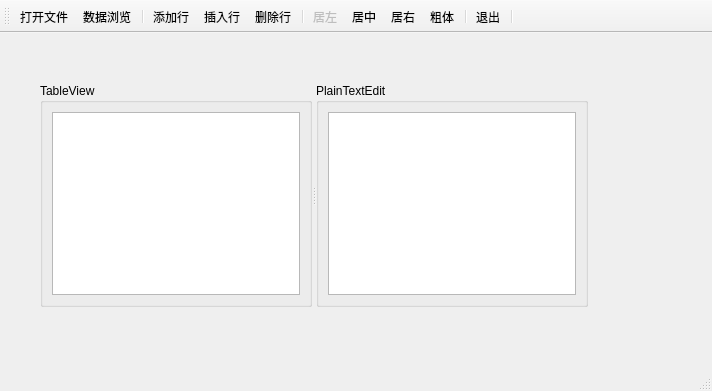
<?xml version="1.0" encoding="UTF-8"?>
<ui version="4.0">
 <class>MainWindow</class>
 <widget class="QMainWindow" name="MainWindow">
  <property name="geometry">
   <rect>
    <x>0</x>
    <y>0</y>
    <width>712</width>
    <height>391</height>
   </rect>
  </property>
  <property name="windowTitle">
   <string>MainWindow</string>
  </property>
  <widget class="QWidget" name="centralwidget">
   <widget class="QSplitter" name="splitter">
    <property name="geometry">
     <rect>
      <x>40</x>
      <y>50</y>
      <width>548</width>
      <height>224</height>
     </rect>
    </property>
    <property name="orientation">
     <enum>Qt::Horizontal</enum>
    </property>
    <widget class="QGroupBox" name="groupBox">
     <property name="title">
      <string>TableView</string>
     </property>
     <layout class="QVBoxLayout" name="verticalLayout">
      <item>
       <widget class="QTableView" name="tableView"/>
      </item>
     </layout>
    </widget>
    <widget class="QGroupBox" name="groupBox_2">
     <property name="title">
      <string>PlainTextEdit</string>
     </property>
     <layout class="QVBoxLayout" name="verticalLayout_2">
      <item>
       <widget class="QPlainTextEdit" name="plainTextEdit"/>
      </item>
     </layout>
    </widget>
   </widget>
  </widget>
  <widget class="QStatusBar" name="statusbar"/>
  <widget class="QToolBar" name="toolBar">
   <property name="windowTitle">
    <string>toolBar</string>
   </property>
   <property name="toolButtonStyle">
    <enum>Qt::ToolButtonTextUnderIcon</enum>
   </property>
   <attribute name="toolBarArea">
    <enum>TopToolBarArea</enum>
   </attribute>
   <attribute name="toolBarBreak">
    <bool>false</bool>
   </attribute>
   <addaction name="actionOpen"/>
   <addaction name="actModelData"/>
   <addaction name="separator"/>
   <addaction name="actAppend"/>
   <addaction name="actInsert"/>
   <addaction name="actDelete"/>
   <addaction name="separator"/>
   <addaction name="actAlignLeft"/>
   <addaction name="actAlignCenter"/>
   <addaction name="actAlignRight"/>
   <addaction name="actTextBold"/>
   <addaction name="separator"/>
   <addaction name="action_10"/>
   <addaction name="separator"/>
  </widget>
  <action name="actionOpen">
   <property name="checked">
    <bool>false</bool>
   </property>
   <property name="enabled">
    <bool>true</bool>
   </property>
   <property name="icon">
    <iconset resource="res.qrc">
     <normaloff>:/image/icon/icons/open.bmp</normaloff>:/image/icon/icons/open.bmp</iconset>
   </property>
   <property name="text">
    <string>打开文件</string>
   </property>
   <property name="toolTip">
    <string>打开文件</string>
   </property>
   <property name="font">
    <font>
     <family>微软雅黑</family>
    </font>
   </property>
   <property name="menuRole">
    <enum>QAction::NoRole</enum>
   </property>
  </action>
  <action name="actModelData">
   <property name="icon">
    <iconset resource="res.qrc">
     <normaloff>:/image/icon/icons/export1.bmp</normaloff>:/image/icon/icons/export1.bmp</iconset>
   </property>
   <property name="text">
    <string>数据浏览</string>
   </property>
   <property name="toolTip">
    <string>数据浏览</string>
   </property>
   <property name="menuRole">
    <enum>QAction::NoRole</enum>
   </property>
  </action>
  <action name="actAppend">
   <property name="icon">
    <iconset resource="res.qrc">
     <normaloff>:/image/icon/icons/316.bmp</normaloff>:/image/icon/icons/316.bmp</iconset>
   </property>
   <property name="text">
    <string>添加行</string>
   </property>
   <property name="toolTip">
    <string>添加行</string>
   </property>
   <property name="menuRole">
    <enum>QAction::NoRole</enum>
   </property>
  </action>
  <action name="actInsert">
   <property name="icon">
    <iconset resource="res.qrc">
     <normaloff>:/image/icon/icons/306.bmp</normaloff>:/image/icon/icons/306.bmp</iconset>
   </property>
   <property name="text">
    <string>插入行</string>
   </property>
   <property name="toolTip">
    <string>插入行</string>
   </property>
   <property name="menuRole">
    <enum>QAction::NoRole</enum>
   </property>
  </action>
  <action name="actDelete">
   <property name="icon">
    <iconset resource="res.qrc">
     <normaloff>:/image/icon/icons/delete1.bmp</normaloff>:/image/icon/icons/delete1.bmp</iconset>
   </property>
   <property name="text">
    <string>删除行</string>
   </property>
   <property name="toolTip">
    <string>删除行</string>
   </property>
   <property name="menuRole">
    <enum>QAction::NoRole</enum>
   </property>
  </action>
  <action name="actAlignLeft">
   <property name="enabled">
    <bool>false</bool>
   </property>
   <property name="icon">
    <iconset resource="res.qrc">
     <normaloff>:/image/icon/icons/508.bmp</normaloff>:/image/icon/icons/508.bmp</iconset>
   </property>
   <property name="text">
    <string>居左</string>
   </property>
   <property name="toolTip">
    <string>文字居左</string>
   </property>
  </action>
  <action name="actAlignCenter">
   <property name="enabled">
    <bool>true</bool>
   </property>
   <property name="icon">
    <iconset resource="res.qrc">
     <normaloff>:/image/icon/icons/510.bmp</normaloff>:/image/icon/icons/510.bmp</iconset>
   </property>
   <property name="text">
    <string>居中</string>
   </property>
   <property name="toolTip">
    <string>文字居中</string>
   </property>
   <property name="menuRole">
    <enum>QAction::NoRole</enum>
   </property>
  </action>
  <action name="actAlignRight">
   <property name="enabled">
    <bool>true</bool>
   </property>
   <property name="icon">
    <iconset resource="res.qrc">
     <normaloff>:/image/icon/icons/512.bmp</normaloff>:/image/icon/icons/512.bmp</iconset>
   </property>
   <property name="text">
    <string>居右</string>
   </property>
   <property name="toolTip">
    <string>文字居右</string>
   </property>
   <property name="menuRole">
    <enum>QAction::NoRole</enum>
   </property>
  </action>
  <action name="actTextBold">
   <property name="checkable">
    <bool>true</bool>
   </property>
   <property name="icon">
    <iconset resource="res.qrc">
     <normaloff>:/image/icon/icons/500.bmp</normaloff>:/image/icon/icons/500.bmp</iconset>
   </property>
   <property name="text">
    <string>粗体</string>
   </property>
   <property name="toolTip">
    <string>文字粗体</string>
   </property>
   <property name="font">
    <font>
     <family>Microsoft YaHei UI Light</family>
    </font>
   </property>
   <property name="menuRole">
    <enum>QAction::TextHeuristicRole</enum>
   </property>
  </action>
  <action name="action_10">
   <property name="icon">
    <iconset resource="res.qrc">
     <normaloff>:/image/icon/icons/exit.bmp</normaloff>:/image/icon/icons/exit.bmp</iconset>
   </property>
   <property name="text">
    <string>退出</string>
   </property>
   <property name="toolTip">
    <string>退出</string>
   </property>
   <property name="menuRole">
    <enum>QAction::NoRole</enum>
   </property>
  </action>
  <action name="actSave">
   <property name="icon">
    <iconset resource="res.qrc">
     <normaloff>:/image/icon/icons/save.bmp</normaloff>:/image/icon/icons/save.bmp</iconset>
   </property>
   <property name="text">
    <string>保存文件</string>
   </property>
   <property name="menuRole">
    <enum>QAction::NoRole</enum>
   </property>
  </action>
 </widget>
 <resources>
  <include location="res.qrc"/>
 </resources>
 <connections/>
</ui>
